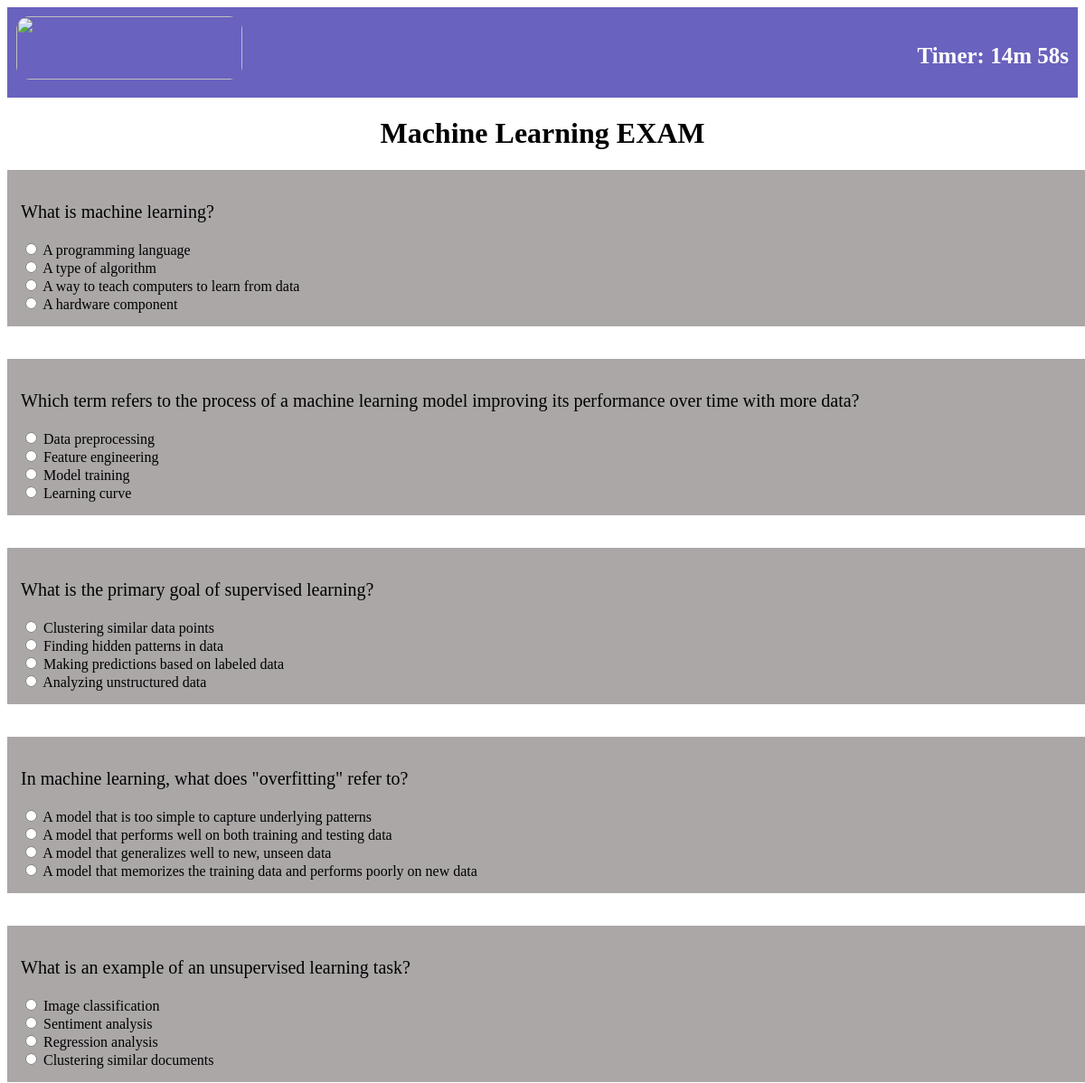
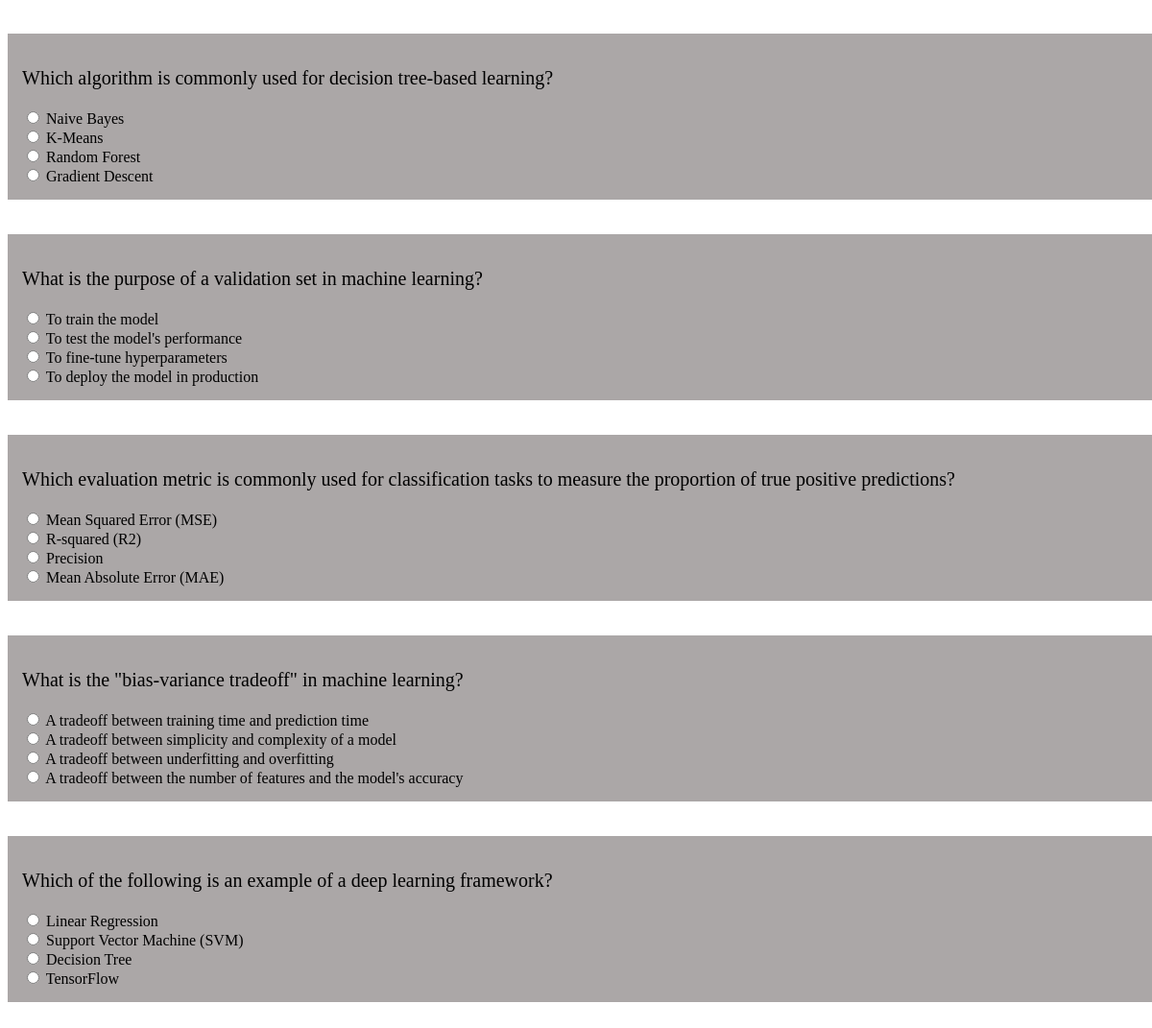
The page /home1/examcat/ml/ on the database its author committed (2 pictures, top to bottom).
### app1/models.py (models this page shows)
class Ml(models.Model):
    question=models.TextField()
    option1=models.CharField(max_length=200)
    option2=models.CharField(max_length=200)
    option3=models.CharField(max_length=200)
    option4=models.CharField(max_length=200)

### app1/views.py (the view)
# urls.py: path("home1/examcat/ml/",views.mltest,name="ml"),
def mltest(request):
    ml1=Ml.objects.all()
    return render(request,'ml.html',{'ml':ml1})

### app1/templates/ml.html (shortened to what this page needs)
<!DOCTYPE html>
<html>
<head>
</head>
<body>
    <header>
        <a href="home1r/"><img src="https://images.softwaresuggest.com/software_logo/1472796084_onlinexm%20logo.jpg?auto=compress,format" alt="" class="topimg"></a>
        <h3 id="timer"></h3>
    </header>
    <h1>Machine Learning EXAM</h1>
    {% if ml %}
            {%for x in ml%}
            <div class="container">
                <p>{{x.question}}</p>
                <input type="radio" id="html" name="fav_language" value="HTML">
                <label for="html">{{x.option1}}</label><br>
                <input type="radio" id="html" name="fav_language" value="HTML">
                <label for="html">{{x.option2}}</label><br>
                <input type="radio" id="html" name="fav_language" value="HTML">
                <label for="html">{{x.option3}}</label><br>
                <input type="radio" id="html" name="fav_language" value="HTML">
               <label for="html">{{x.option4}}</label><br>
            </div>
            <br>
            <br>
            {% endfor %}
    {% endif %}
</body>
</html>

### app1/templates/ml.html (style rules this page uses)
header { background-color: #6962be; color: #fff; padding: 10px; text-align:center; height: 80px; z-index: 1000; }
.topimg { width:250px ; height: 70px; float:left; border-radius: 15px; }
h1 { text-align: center; }
.container { height: 100%; width: 100%; border: 2 px solid black; background-color: #aba7a7; color:black; padding-left: 30px; padding: 15px; }
p { font-size: 20px; }
#timer { color:white; font-size: 25px; margin-top: 30px; }
h3 { text-align: right; }

### rows shown on the page
Ml: question "What is machine learning?", option1 "A programming language", option2 "A type of algorithm", option3 "A way to teach computers to learn from data", option4 "A hardware component"
Ml: question "Which term refers to the process of a machine learning model improving its performance over time with more data?", option1 "Data preprocessing", option2 "Feature engineering", option3 "Model training", option4 "Learning curve"
Ml: question "What is the primary goal of supervised learning?", option1 "Clustering similar data points", option2 "Finding hidden patterns in data", option3 "Making predictions based on labeled data", option4 "Analyzing unstructured data"
Ml: question "In machine learning, what does \"overfitting\" refer to?", option1 "A model that is too simple to capture underlying patterns", option2 "A model that performs well on both training and testing data", option3 "A model that generalizes well to new, unseen data", option4 "A model that memorizes the training data and performs poorly on new data"
Ml: question "What is an example of an unsupervised learning task?", option1 "Image classification", option2 "Sentiment analysis", option3 "Regression analysis", option4 "Clustering similar documents"
Ml: question "Which algorithm is commonly used for decision tree-based learning?", option1 "Naive Bayes", option2 "K-Means", option3 "Random Forest", option4 "Gradient Descent"
Ml: question "What is the purpose of a validation set in machine learning?", option1 "To train the model", option2 "To test the model's performance", option3 "To fine-tune hyperparameters", option4 "To deploy the model in production"
Ml: question "Which evaluation metric is commonly used for classification tasks to measure the proportion of true positive predictions?", option1 "Mean Squared Error (MSE)", option2 "R-squared (R2)", option3 "Precision", option4 "Mean Absolute Error (MAE)"
Ml: question "What is the \"bias-variance tradeoff\" in machine learning?", option1 "A tradeoff between training time and prediction time", option2 "A tradeoff between simplicity and complexity of a model", option3 "A tradeoff between underfitting and overfitting", option4 "A tradeoff between the number of features and the model's accuracy"
Ml: question "Which of the following is an example of a deep learning framework?", option1 "Linear Regression", option2 "Support Vector Machine (SVM)", option3 "Decision Tree", option4 "TensorFlow"
